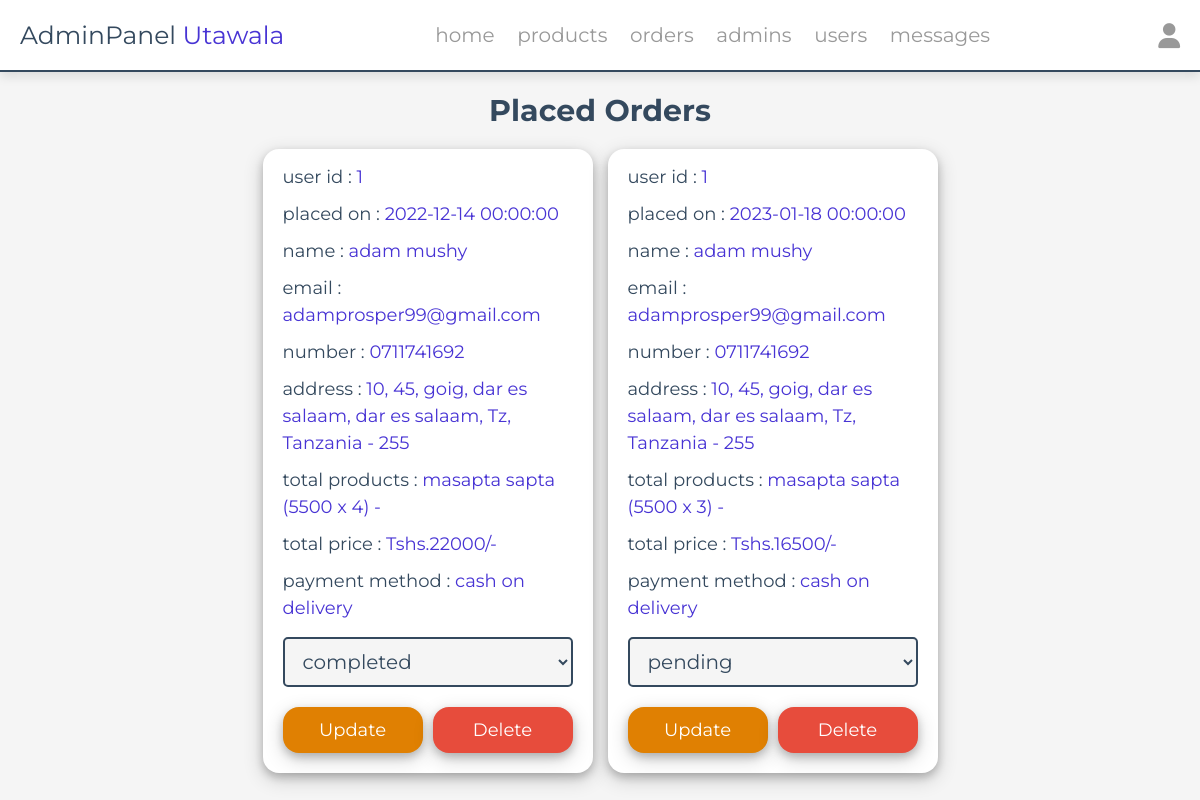
The page /admin/placed_orders.php (signed in) on the database its author committed.
### tables this page shows
CREATE TABLE IF NOT EXISTS `orders` (
  `id` int NOT NULL AUTO_INCREMENT,
  `user_id` int NOT NULL,
  `name` varchar(20) NOT NULL,
  `number` varchar(10) NOT NULL,
  `email` varchar(50) NOT NULL,
  `method` varchar(50) NOT NULL,
  `address` varchar(500) NOT NULL,
  `total_products` varchar(1000) NOT NULL,
  `total_price` int NOT NULL,
  `placed_on` datetime NOT NULL DEFAULT CURRENT_TIMESTAMP,
  `payment_status` varchar(20) NOT NULL DEFAULT 'pending',
  PRIMARY KEY (`id`)
);

### admin/placed_orders.php (the view, shortened to what this page needs)
<?php
include '../components/connect.php';
?>
<!DOCTYPE html>
<html lang="en">
<head>
   <link rel="stylesheet" href="https://cdnjs.cloudflare.com/ajax/libs/font-awesome/6.1.1/css/all.min.css">
   <link rel="stylesheet" href="../css/admin_style.css">
</head>
<body>
<?php include '../components/admin_header.php' ?>
<section class="placed-orders">
   <h1 class="heading">placed orders</h1>
   <div class="box-container">
   <?php
      $select_orders = $conn->prepare("SELECT * FROM `orders`");
      $select_orders->execute();
      if($select_orders->rowCount() > 0){
         while($fetch_orders = $select_orders->fetch(PDO::FETCH_ASSOC)){
   ?>
   <div class="box" style="border-radius: 16px;box-shadow: 0 4px 8px 0 rgba(0, 0, 0, 0.2), 0 6px 20px 0 rgba(0, 0, 0, 0.19) ; border:none;">
      <p> user id : <span><?= $fetch_orders['user_id']; ?></span> </p>
      <p> placed on : <span><?= $fetch_orders['placed_on']; ?></span> </p>
      <p> name : <span><?= $fetch_orders['name']; ?></span> </p>
      <p> email : <span><?= $fetch_orders['email']; ?></span> </p>
      <p> number : <span><?= $fetch_orders['number']; ?></span> </p>
      <p> address : <span><?= $fetch_orders['address']; ?></span> </p>
      <p> total products : <span><?= $fetch_orders['total_products']; ?></span> </p>
      <p> total price : <span>Tshs.<?= $fetch_orders['total_price']; ?>/-</span> </p>
      <p> payment method : <span><?= $fetch_orders['method']; ?></span> </p>
      <form action="" method="POST">
         <select name="payment_status" class="drop-down">
            <option value="" selected disabled><?= $fetch_orders['payment_status']; ?></option>
         </select>
         <div class="flex-btn">
            <input type="submit" value="update" class="btn" name="update_payment" style="border-radius: 16px;box-shadow: 0 4px 8px 0 rgba(0, 0, 0, 0.2), 0 6px 20px 0 rgba(0, 0, 0, 0.19) ; border:none;">
            <a href="placed_orders.php?delete=<?= $fetch_orders['id']; ?>" class="delete-btn" style="border-radius: 16px;box-shadow: 0 4px 8px 0 rgba(0, 0, 0, 0.2), 0 6px 20px 0 rgba(0, 0, 0, 0.19) ; border:none;" onclick="return confirm('delete this order?');">delete</a>
         </div>
      </form>
   </div>
   <?php
      }
   }else{
      echo '<p class="empty">no orders placed yet!</p>';
   }
   ?>
   </div>
</section>
</body>
</html>

### css/admin_style.css (style rules this page uses)
:root { --main-color:#4834d4; --minor-color:rgb(224, 128, 2); --red:#e74c3c; --orange:#f39c12; --black:#34495e; --white:#fff; --light-bg:#f5f5f5; --light-color:#999; --border:.2rem solid var(--black); --box-shadow:0 .5rem 1rem rgba(0,0,0,.1); }
* { font-family: 'Montserrat', sans-serif; margin:0; padding:0; box-sizing: border-box; text-decoration: none; outline: none; border:none; }
html { font-size: 62.5%; overflow-x: hidden; }
body { background-color: var(--light-bg); }
section { max-width: 1200px; margin:0 auto; padding:2rem; }
.btn, .delete-btn, .option-btn { display: block; margin-top: 1rem; border-radius: .5rem; cursor: pointer; width: 100%; font-size: 1.8rem; color:var(--white); padding:1.2rem 3rem; text-transform: capitalize; text-align: center; }
.btn { background-color: var(--minor-color); }
.delete-btn { background-color: var(--red); }
.flex-btn { display: flex; gap:1rem; }
.heading { text-align: center; margin-bottom: 2rem; text-transform: capitalize; color:var(--black); font-size: 3rem; }
.placed-orders .box-container { display: grid; grid-template-columns: repeat(auto-fit, 33rem); gap:1.5rem; justify-content: center; align-items: flex-start; }
.placed-orders .box-container .box { background-color: var(--white); border-radius: .5rem; box-shadow: var(--box-shadow); border:var(--border); padding:2rem; padding-top: 1rem; }
.placed-orders .box-container .box p { padding: .5rem 0; line-height: 1.5; font-size: 1.8rem; color:var(--black); }
.placed-orders .box-container .box p span { color:var(--main-color); }
.placed-orders .box-container .box .drop-down { width: 100%; margin:1rem 0; background-color: var(--light-bg); padding:1rem 1.4rem; font-size: 2rem; color:var(--black); border:var(--border); border-radius: .5rem; }

### rows shown on the page
orders: user "1", placed_on "2022-12-14 00:00:00", name "adam mushy", email "adamprosper99@gmail.com", number "0711741692", address "10, 45, goig, dar es salaam, dar es salaam, Tz, Tanzania - 255", total_products "masapta sapta (5500 x 4) -", total_price "22000", method "cash on delivery", payment_status "completed"
orders: user "1", placed_on "2023-01-18 00:00:00", name "adam mushy", email "adamprosper99@gmail.com", number "0711741692", address "10, 45, goig, dar es salaam, dar es salaam, Tz, Tanzania - 255", total_products "masapta sapta (5500 x 3) -", total_price "16500", method "cash on delivery", payment_status "pending"
